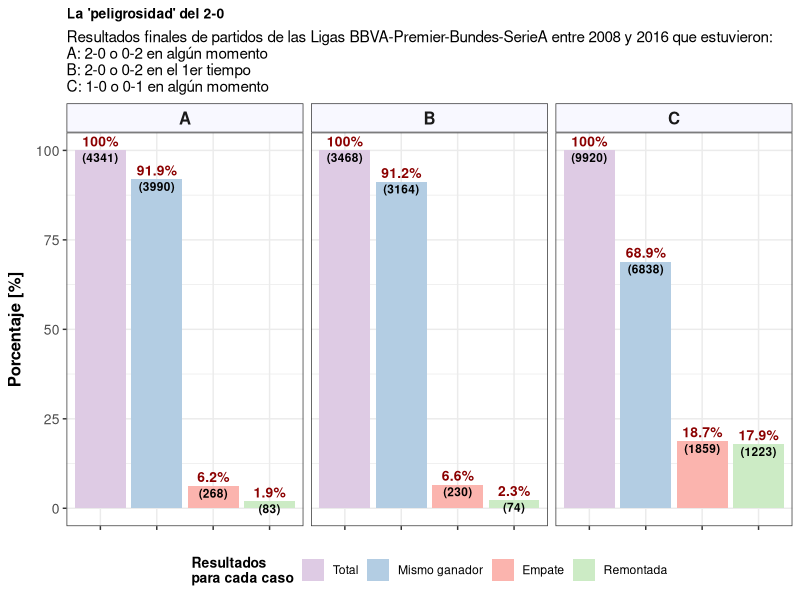

Write R code to recreate this figure.
## ---- chunk 1
knitr::opts_chunk$set(fig.width=7, fig.height=5, echo=F, warning=FALSE, message=FALSE)
## ---- chunk 2
library(ggplot2)
## ---- chunk 3
data <- read.csv("data_2-0.csv")
par(mar=c(0, 5, 0, 0))
g = ggplot(data, aes(x=reorder(catego,-valor), y=porcen))
g = g + geom_bar(aes(fill=factor(catego)), stat='identity', width = 0.9)
g = g + facet_grid(~caso, scale='free_x') + theme_bw() + 
        scale_fill_brewer(palette = "Pastel1", name="Resultados \npara cada caso", 
                          breaks=c("Total","Mismo ganador","Empate","Remontada"))
        # Accent, Dark2, Paired, Pastel1, Pastel2, Set1, Set2, Set3
g = g + theme(legend.position="bottom",
              legend.title = element_text(size = 10, face = "bold"),
              plot.title = element_text(size = 10, face = "bold"),
              strip.text.x = element_text(face="bold", size=12),
              strip.background = element_rect(fill="ghostwhite"),
              axis.text.x = element_blank(), 
              axis.text.y = element_text(vjust=0.5, size=10), 
              axis.title.x = element_text(face="bold", size=0, margin=margin(0,0,0,0)), 
              axis.title.y = element_text(face="bold", size=12, margin=margin(0,8,0,0)))
g = g + geom_text(aes(label= paste0("(",valor,")")), vjust=1.3, colour="black", position=position_dodge(0.9), 
                  size=3, fontface="bold")
g = g + geom_text(aes(label= paste0(porcen,"%")), vjust=-0.4, colour="darkred", position=position_dodge(0.9), 
                  size=3.5, fontface="bold")
g = g + labs(x="",y="Porcentaje [%]") + ggtitle(label="La 'peligrosidad' del 2-0" ,subtitle = "Resultados finales de partidos de las Ligas BBVA-Premier-Bundes-SerieA entre 2008 y 2016 que estuvieron:\nA: 2-0 o 0-2 en algún momento\nB: 2-0 o 0-2 en el 1er tiempo\nC: 1-0 o 0-1 en algún momento")
g
